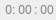
<?xml version="1.0" encoding="UTF-8"?>
<ui version="4.0">
 <class>TimerWidget</class>
 <widget class="QWidget" name="TimerWidget">
  <property name="geometry">
   <rect>
    <x>0</x>
    <y>0</y>
    <width>56</width>
    <height>20</height>
   </rect>
  </property>
  <property name="windowTitle">
   <string>Form</string>
  </property>
  <layout class="QHBoxLayout" name="horizontalLayout">
   <property name="spacing">
    <number>0</number>
   </property>
   <property name="leftMargin">
    <number>0</number>
   </property>
   <property name="topMargin">
    <number>0</number>
   </property>
   <property name="rightMargin">
    <number>0</number>
   </property>
   <property name="bottomMargin">
    <number>0</number>
   </property>
   <item>
    <widget class="QLabel" name="hours">
     <property name="sizePolicy">
      <sizepolicy hsizetype="Preferred" vsizetype="Preferred">
       <horstretch>1</horstretch>
       <verstretch>0</verstretch>
      </sizepolicy>
     </property>
     <property name="minimumSize">
      <size>
       <width>9</width>
       <height>0</height>
      </size>
     </property>
     <property name="palette">
      <palette>
       <active>
        <colorrole role="WindowText">
         <brush brushstyle="SolidPattern">
          <color alpha="255">
           <red>128</red>
           <green>128</green>
           <blue>128</blue>
          </color>
         </brush>
        </colorrole>
       </active>
       <inactive>
        <colorrole role="WindowText">
         <brush brushstyle="SolidPattern">
          <color alpha="255">
           <red>128</red>
           <green>128</green>
           <blue>128</blue>
          </color>
         </brush>
        </colorrole>
       </inactive>
       <disabled/>
      </palette>
     </property>
     <property name="text">
      <string notr="true">0</string>
     </property>
     <property name="textFormat">
      <enum>Qt::TextFormat::PlainText</enum>
     </property>
     <property name="alignment">
      <set>Qt::AlignmentFlag::AlignRight|Qt::AlignmentFlag::AlignTrailing|Qt::AlignmentFlag::AlignVCenter</set>
     </property>
     <property name="margin">
      <number>2</number>
     </property>
    </widget>
   </item>
   <item>
    <widget class="QLabel" name="hours_minutes">
     <property name="palette">
      <palette>
       <active>
        <colorrole role="WindowText">
         <brush brushstyle="SolidPattern">
          <color alpha="255">
           <red>128</red>
           <green>128</green>
           <blue>128</blue>
          </color>
         </brush>
        </colorrole>
       </active>
       <inactive>
        <colorrole role="WindowText">
         <brush brushstyle="SolidPattern">
          <color alpha="255">
           <red>128</red>
           <green>128</green>
           <blue>128</blue>
          </color>
         </brush>
        </colorrole>
       </inactive>
       <disabled/>
      </palette>
     </property>
     <property name="text">
      <string notr="true">:</string>
     </property>
     <property name="textFormat">
      <enum>Qt::TextFormat::PlainText</enum>
     </property>
    </widget>
   </item>
   <item>
    <widget class="QLabel" name="minutes">
     <property name="minimumSize">
      <size>
       <width>18</width>
       <height>0</height>
      </size>
     </property>
     <property name="palette">
      <palette>
       <active>
        <colorrole role="WindowText">
         <brush brushstyle="SolidPattern">
          <color alpha="255">
           <red>128</red>
           <green>128</green>
           <blue>128</blue>
          </color>
         </brush>
        </colorrole>
       </active>
       <inactive>
        <colorrole role="WindowText">
         <brush brushstyle="SolidPattern">
          <color alpha="255">
           <red>128</red>
           <green>128</green>
           <blue>128</blue>
          </color>
         </brush>
        </colorrole>
       </inactive>
       <disabled/>
      </palette>
     </property>
     <property name="text">
      <string notr="true">00</string>
     </property>
     <property name="textFormat">
      <enum>Qt::TextFormat::PlainText</enum>
     </property>
     <property name="alignment">
      <set>Qt::AlignmentFlag::AlignCenter</set>
     </property>
    </widget>
   </item>
   <item>
    <widget class="QLabel" name="minutes_seconds">
     <property name="palette">
      <palette>
       <active>
        <colorrole role="WindowText">
         <brush brushstyle="SolidPattern">
          <color alpha="255">
           <red>128</red>
           <green>128</green>
           <blue>128</blue>
          </color>
         </brush>
        </colorrole>
       </active>
       <inactive>
        <colorrole role="WindowText">
         <brush brushstyle="SolidPattern">
          <color alpha="255">
           <red>128</red>
           <green>128</green>
           <blue>128</blue>
          </color>
         </brush>
        </colorrole>
       </inactive>
       <disabled/>
      </palette>
     </property>
     <property name="text">
      <string notr="true">:</string>
     </property>
     <property name="textFormat">
      <enum>Qt::TextFormat::PlainText</enum>
     </property>
    </widget>
   </item>
   <item>
    <widget class="QLabel" name="seconds">
     <property name="minimumSize">
      <size>
       <width>18</width>
       <height>0</height>
      </size>
     </property>
     <property name="palette">
      <palette>
       <active>
        <colorrole role="WindowText">
         <brush brushstyle="SolidPattern">
          <color alpha="255">
           <red>128</red>
           <green>128</green>
           <blue>128</blue>
          </color>
         </brush>
        </colorrole>
       </active>
       <inactive>
        <colorrole role="WindowText">
         <brush brushstyle="SolidPattern">
          <color alpha="255">
           <red>128</red>
           <green>128</green>
           <blue>128</blue>
          </color>
         </brush>
        </colorrole>
       </inactive>
       <disabled/>
      </palette>
     </property>
     <property name="text">
      <string notr="true">00</string>
     </property>
     <property name="textFormat">
      <enum>Qt::TextFormat::PlainText</enum>
     </property>
     <property name="alignment">
      <set>Qt::AlignmentFlag::AlignCenter</set>
     </property>
    </widget>
   </item>
  </layout>
 </widget>
 <resources/>
 <connections/>
</ui>
